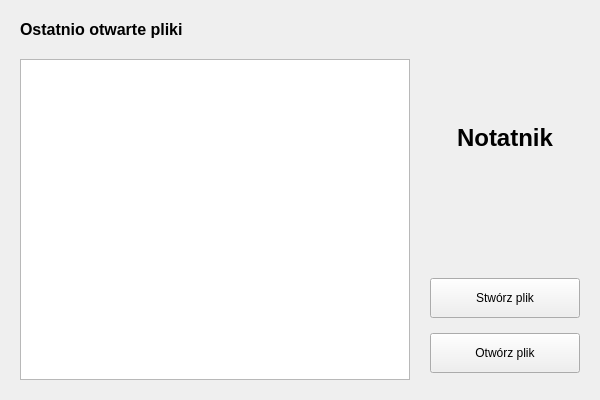
<?xml version="1.0" encoding="UTF-8"?>
<ui version="4.0">
 <class>StartScreen</class>
 <widget class="QWidget" name="StartScreen">
  <property name="geometry">
   <rect>
    <x>0</x>
    <y>0</y>
    <width>600</width>
    <height>400</height>
   </rect>
  </property>
  <layout class="QHBoxLayout" name="mainHorizontalLayout">
   <property name="spacing">
    <number>20</number>
   </property>
   <property name="leftMargin">
    <number>20</number>
   </property>
   <property name="topMargin">
    <number>20</number>
   </property>
   <property name="rightMargin">
    <number>20</number>
   </property>
   <property name="bottomMargin">
    <number>20</number>
   </property>
   
   <item>
    <layout class="QVBoxLayout" name="recentFilesPanel">
     <item>
      <widget class="QLabel" name="label">
       <property name="font">
        <font>
         <pointsize>12</pointsize>
         <weight>75</weight>
        </font>
       </property>
       <property name="text">
        <string>Ostatnio otwarte pliki</string>
       </property>
      </widget>
     </item>
     <item>
      <widget class="QListWidget" name="recentFilesList">
       <property name="alternatingRowColors">
        <bool>true</bool>
       </property>
      </widget>
     </item>
    </layout>
   </item>

   <item>
    <layout class="QVBoxLayout" name="actionsPanel">
     <property name="spacing">
      <number>15</number>
     </property>
     <item>
      <widget class="QLabel" name="label_2">
       <property name="font">
        <font>
         <pointsize>18</pointsize>
         <weight>75</weight>
         <bold>true</bold>
        </font>
       </property>
       <property name="text">
        <string>Notatnik</string>
       </property>
       <property name="alignment">
        <set>Qt::AlignCenter</set>
       </property>
      </widget>
     </item>
     <item>
      <spacer name="verticalSpacer_Top">
       <property name="orientation">
        <enum>Qt::Vertical</enum>
       </property>
      </spacer>
     </item>
     <item>
      <widget class="QPushButton" name="pushButton">
       <property name="minimumSize">
        <size>
         <width>150</width>
         <height>40</height>
        </size>
       </property>
       <property name="text">
        <string>Stwórz plik</string>
       </property>
      </widget>
     </item>
     <item>
      <widget class="QPushButton" name="pushButton_2">
       <property name="minimumSize">
        <size>
         <width>150</width>
         <height>40</height>
        </size>
       </property>
       <property name="text">
        <string>Otwórz plik</string>
       </property>
      </widget>
     </item>
     <item>
      <spacer name="verticalSpacer_Bottom">
       <property name="orientation">
        <enum>Qt::Vertical</enum>
       </property>
      </spacer>
     </item>
    </layout>
   </item>
  </layout>
 </widget>
 <resources/>
 <connections/>
</ui>
